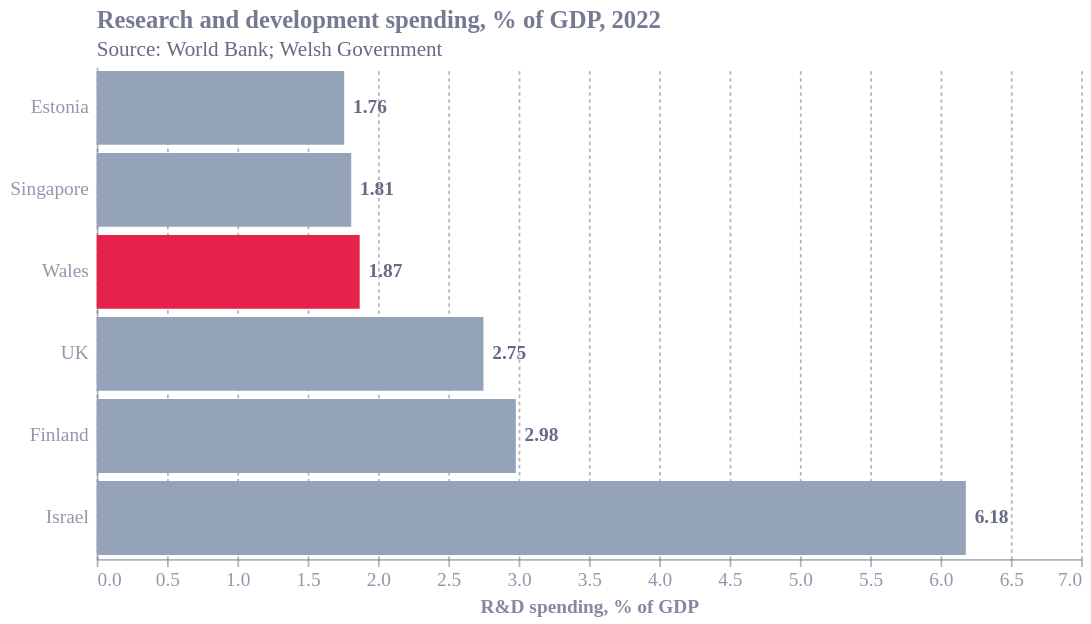

Notebook code for this chart:
### Code cell
import pandas as pd
import altair as alt
from ecostyles import EcoStyles

styles = EcoStyles()
styles.register_and_enable_theme()

RED, GREY = "#E6224B", "#94a3b8"   # same pair as the brain-drain chart

# Gross domestic expenditure on R&D as % of GDP, 2022.
df = pd.DataFrame({
    "place": ["Israel", "Finland", "UK", "Wales", "Singapore", "Estonia"],
    "pct":   [6.18, 2.98, 2.75, 1.87, 1.81, 1.76],
})
df["hl"] = df["place"].eq("Wales")
df["label"] = df["pct"].map(lambda v: f"{v:.2f}")

# top -> bottom: smallest at top, Israel (largest) at bottom
order = df.sort_values("pct")["place"].tolist()

base = alt.Chart(df).encode(
    y=alt.Y("place:N", title=None, scale=alt.Scale(domain=order)),
    x=alt.X("pct:Q", title="R&D spending, % of GDP", scale=alt.Scale(domain=[0, 7])),
)

bars = base.mark_bar().encode(
    color=alt.Color("hl:N",
        scale=alt.Scale(domain=[True, False], range=[RED, GREY]), legend=None))

labels = base.mark_text(dx=5, align="left", fontWeight="bold").encode(text="label:N")

chart = (bars + labels).properties(
    width=560, height=280,
    title=alt.Title(
        text="Research and development spending, % of GDP, 2022",
        anchor="start",
        subtitle="Source: World Bank; Welsh Government",
        subtitleColor="#676A86",
    ),
)

styles.save(chart, path=".", name="rd_intensity", svg=True)
chart.save("rd_intensity.png", scale_factor=2)
chart

### Figure 1 — Vega-Lite specification as saved in the notebook (floating-point values rounded to 4 significant figures)
{"config": {"font": "Circular Std", "text": {"color": "#676A86", "align": "left", "baseline": "middle", "dx": 7, "dy": 0, "fontSize": 11}, "view": {"stroke": null, "continuousWidth": 400, "continuousHeight": 300, "discreteWidth": 400, "discreteHeight": 300}, "range": {"category": ["#36B7B4", "#E6224B", "#F4C245", "#0063AF", "#00A767", "#179FDB", "#EB5C2E"], "diverging": ["#E6224B", "#E54753", "#C9C9C9", "#179FDB", "#122B39"], "heatmap": ["#C9C9C9", "#179FDB", "#0063AF", "#122B39"], "ordinal": ["#00A767", "#36B7B4", "#179FDB", "#0063AF", "#243B5A"]}, "bar": {"color": "#179fdb"}, "line": {"color": "#e6224b"}, "rule": {"color": "#676A86"}, "area": {"opacity": 0.3}, "point": {"filled": true, "size": 80, "color": "#e6224b", "opacity": 0.95}, "geoshape": {"stroke": "white", "strokeWidth": 0.3}, "rect": {"fill": "#d6d4d4", "opacity": 0.3}, "axis": {"labelColor": "#676A86", "labelFontSize": 11, "labelFont": "Circular Std", "labelOpacity": 0.7, "tickColor": "#676A86", "tickOpacity": 0.5, "domainColor": "#676A86", "domainOpacity": 0.5, "gridColor": "#676A86", "gridDash": [2, 2], "gridOpacity": 0.5, "title": null, "titleColor": "#676A86", "titleOpacity": 0.8, "tickSize": 4}, "axisXDiscrete": {"grid": false, "labelAngle": 0, "tickCount": 10, "tickOpacity": 0.5, "title": null}, "axisYDiscrete": {"ticks": false, "labelPadding": 5}, "axisXTemporal": {"grid": false, "ticks": true}, "axisXQuantitative": {"grid": true}, "axisYQuantitative": {"gridColor": "#676A86", "gridDash": [1, 5], "gridOpacity": 0.5, "ticks": false, "labelPadding": 5, "tickCount": 8, "titleAngle": 0, "titleAlign": "left", "titleBaseline": "bottom", "titleX": 0, "titleY": -5}, "title": {"color": "#676A86E6", "subtitleColor": "#676A86", "font": "Circular Std", "subtitleFont": "Circular Std", "anchor": "start", "fontSize": 14, "subtitleFontSize": 12, "subtitlePadding": 4, "offset": 0, "frame": "group"}, "legend": {"titleColor": "#122b39", "title": null, "labelColor": "#122b39", "labelFontSize": 11}}, "layer": [{"mark": {"type": "bar"}, "encoding": {"color": {"field": "hl", "legend": null, "scale": {"domain": [true, false], "range": ["#E6224B", "#94a3b8"]}, "type": "nominal"}, "x": {"field": "pct", "scale": {"domain": [0, 7]}, "title": "R&D spending, % of GDP", "type": "quantitative"}, "y": {"field": "place", "scale": {"domain": ["Estonia", "Singapore", "Wales", "UK", "Finland", "Israel"]}, "title": null, "type": "nominal"}}}, {"mark": {"type": "text", "align": "left", "dx": 5, "fontWeight": "bold"}, "encoding": {"text": {"field": "label", "type": "nominal"}, "x": {"field": "pct", "scale": {"domain": [0, 7]}, "title": "R&D spending, % of GDP", "type": "quantitative"}, "y": {"field": "place", "scale": {"domain": ["Estonia", "Singapore", "Wales", "UK", "Finland", "Israel"]}, "title": null, "type": "nominal"}}}], "data": {"name": "data-3667253aa3015790ce1bb3df901ba3b2"}, "height": 280, "title": {"text": "Research and development spending, % of GDP, 2022", "anchor": "start", "subtitle": "Source: World Bank; Welsh Government", "subtitleColor": "#676A86"}, "width": 560, "$schema": "https://vega.github.io/schema/vega-lite/v6.4.1.json", "datasets": {"data-3667253aa3015790ce1bb3df901ba3b2": [{"place": "Israel", "pct": 6.18, "hl": false, "label": "6.18"}, {"place": "Finland", "pct": 2.98, "hl": false, "label": "2.98"}, {"place": "UK", "pct": 2.75, "hl": false, "label": "2.75"}, {"place": "Wales", "pct": 1.87, "hl": true, "label": "1.87"}, {"place": "Singapore", "pct": 1.81, "hl": false, "label": "1.81"}, {"place": "Estonia", "pct": 1.76, "hl": false, "label": "1.76"}]}}
